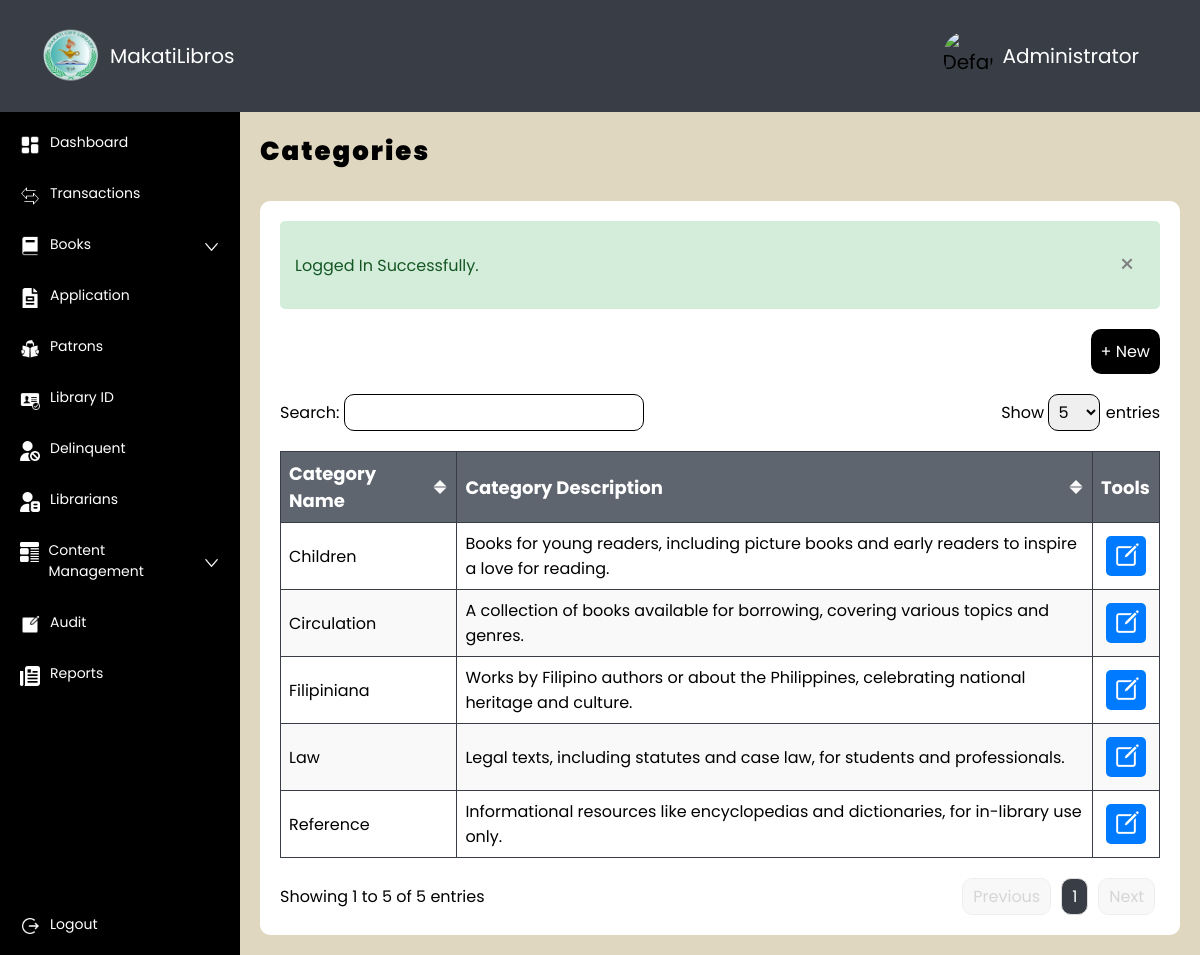
The app's page /admin/category.php (signed in) with its own data.
### tables this page shows
CREATE TABLE `category` (
  `category_id` int(11) NOT NULL,
  `category` varchar(255) DEFAULT NULL,
  `description` text DEFAULT NULL
);

### admin/functions/fetch_profile.php (called while the page is built, shortened)
<?php
$email = $_SESSION['email'];
try {
    $query = "SELECT * FROM librarians WHERE email = :email";
    $stmt = $pdo->prepare($query);
    $stmt->bindParam(':email', $email);
    $stmt->execute();
    $librarian = $stmt->fetch(PDO::FETCH_ASSOC);
    if (!$librarian) {
        $query = "SELECT * FROM admin WHERE email = :email";
        $stmt = $pdo->prepare($query);
        $stmt->bindParam(':email', $email);
        $stmt->execute();
        $admin = $stmt->fetch(PDO::FETCH_ASSOC);
        $librarian = $admin;
    }
    $isAdmin = isset($librarian['admin_id']);
} catch (PDOException $e) {
    header("Location: logout.php");
    exit();
}

### admin/functions/fetch_category.php (called while the page is built)
<?php
function getCategoryList($pdo) {
    $query = "SELECT category_id, category, description FROM category ORDER BY category ASC";
    $stmt = $pdo->prepare($query);
    $stmt->execute();
    $categoryList = [];
    while ($row = $stmt->fetch(PDO::FETCH_ASSOC)) {
        $categoryList[] = [
            'category_id' => $row['category_id'],
            'category' => $row['category'],
            'description' => $row['description']
        ];
    }
    return $categoryList;
}
?>

### admin/category.php (the view, shortened to what this page needs)
<!DOCTYPE html>
<html lang="en">
<head>
    <link rel="stylesheet" href="style.css">
</head>
<?php
include '../connection.php';
include 'functions/fetch_category.php';
$categoryList = getCategoryList($pdo);
?>
<body>
    <div class="wrapper">
        <div class="container-top">
            <?php include 'container-top.php'; ?>
        </div>
        <div class="container-content">
            <div class="sidebar">
                <?php include 'sidebar.php'; ?>
            </div>
            <div class="body">
                <div class="row">
                    <div class="title-26px">
                        Categories
                    </div>
                </div>
                <div class="container-white">
                    <div class="container-success" id="container-success" style="display: <?php echo isset($_SESSION['success_display']) ? $_SESSION['success_display'] : 'none';
                                                                                            unset($_SESSION['success_display']); ?>;">
                        <div class="container-success-description">
                            <?php if (isset($_SESSION['success_message'])) {
                                echo $_SESSION['success_message'];
                            } ?>
                        </div>
                        <button type="button" class="button-success-close" onclick="closeSuccessStatus()">&times;</button>
                    </div>
                    <div class="row row-right">
                        <button class="button-borrow" onclick="openAddModal()">
                            &#43; New
                        </button>
                    </div>
                    <div class="row row-between">
                        <div>
                            <label for="search">Search: </label>
                            <input class="table-search" type="text" id="search" onkeyup="searchTable()">
                        </div>
                        <div>
                            <label for="entries">Show </label>
                            <select class="table-select" id="entries" onchange="changeEntries()">
                                <option value="5">5</option>
                            </select>
                            <label for="entries"> entries</label>
                        </div>
                    </div>
                    <div class="row">
                        <table id="table">
                            <thead>
                                <tr>
                                    <th onclick="sortTable(0)">
                                        <div class="row row-between">
                                            <div class="column-title">Category Name</div>
                                            <img id="sort-icon-0" src="../images/sort.png" class="sort">
                                        </div>
                                    </th>
                                    <th onclick="sortTable(1)">
                                        <div class="row row-between">
                                            <div class="column-title">Category Description</div>
                                            <img id="sort-icon-1" src="../images/sort.png" class="sort">
                                        </div>
                                    </th>
                                    <th>
                                        <div class="column-title">Tools</div>
                                    </th>
                                </tr>
                            </thead>
                            <tbody>
                                <?php if (empty($categoryList)) { ?>
                                    <tr>
                                        <td colspan="2">
                                            <div class="no-result">
                                                <div class="no-result-image">
                                                    <img src="../images/no-result.jpg" alt="No Results Found" class="image" />
                                                </div>
                                                <p>No results found.</p>
                                            </div>
                                        </td>
                                    </tr>
                                <?php } else { ?>
                                    <?php foreach ($categoryList as $category) { ?>
                                        <tr>
                                            <td><?php echo htmlspecialchars($category['category']); ?></td>
                                            <td><?php echo htmlspecialchars($category['description']); ?></td>
                                            <td>
                                                <div class="td-center">
                                                <div class="button-edit"
                                                    data-category-id="<?php echo htmlspecialchars($category['category_id']); ?>"
                                                    data-category-name="<?php echo htmlspecialchars($category['category']); ?>"
                                                    data-category-description="<?php echo htmlspecialchars($category['description']); ?>"
                                                    onclick="openEditModal(this)">
                                                        <img src="../images/edit-white.png" class="image">
                                                    </div>
                                                </div>
                                            </td>
                                        </tr>
                                    <?php } ?>
                                <?php } ?>
                            </tbody>
                        </table>
                    </div>
                    <div class="row row-between">
                        <div class="entry-info" id="entry-info"></div>
                        <div class="pagination" id="pagination"></div>
                    </div>
                </div>
            </div>
        </div>
    </div>
</body>
</html>

### admin/container-top.php (shortened to what this page needs)
<?php include 'functions/fetch_profile.php'; ?>
<div class="row row-between">
    <div class="row-auto">
        <div class="container-round logo">
            <img src="../images/library-logo.png" class="image">
        </div>
        <div class="font-white">
            MakatiLibros
        </div>
    </div>
    <div class="row-auto container-profile" <?php echo ($isAdmin) ? '' : 'onclick="openEditProfileModal()"'; ?>>
        <div class="container-round profile">
            <img
                src="../librarian_images/<?php echo $isAdmin ? 'default_image.jfif' : htmlspecialchars($image); ?>"
                class="image"
                alt="<?php echo $isAdmin ? 'Default Admin Image' : 'User Profile Image'; ?>">
        </div>
        <div class="font-white">
            <?php echo htmlspecialchars($isAdmin ? 'Administrator' : $lastname); ?>
        </div>
    </div>
</div>

### admin/style.css (style rules this page uses)
* { margin: 0; padding: 0; font-family: 'Poppins', sans-serif; box-sizing: border-box; font-size: 20px; }
.wrapper { display: flex; flex-direction: column; height: 100vh; width: 100%; }
.container-top { display: flex; flex-direction: row; width: 100%; padding: 20px 40px; align-items: center; background-color: #393E46; }
.font-white { color: white; }
.container-round { border-radius: 100%; overflow: hidden; }
.logo { width: 60px; height: 60px; }
.profile { width: 50px; height: 50px; }
.container-profile { border: 1px solid transparent; padding: 10px 20px; }
.container-content { display: flex; flex-direction: row; width: 100%; height: 100%; overflow: hidden; }
.row { display: flex; flex-direction: row; gap: 10px; width: 100%; }
.row-auto { display: flex; flex-direction: row; width: auto; height: auto; gap: 10px; align-items: center; }
.row-between { align-items: center; justify-content: space-between; }
.row-right { justify-content: right; }
.sidebar { display: flex; flex-direction: column; padding: 10px; gap: 10px; width: 20%; background-color: black; overflow-y: scroll; scrollbar-width: thin; scrollbar-color: #888 #222; scroll-behavior: smooth; }
.image { width: 100%; height: 100%; }
.body { display: flex; flex-direction: column; padding: 20px; gap: 10px; width: 80%; background-color: #dfd7bf; overflow-y: scroll; scrollbar-width: thin; scrollbar-color: #888 #222; scroll-behavior: smooth; }
.title-26px { font-size: 26px; font-weight: 900; letter-spacing: 2px; color: black !important; }
.container-white { width: auto; display: flex; flex-direction: column; background-color: white; padding: 20px; border-radius: 10px; margin-top: 20px; gap: 20px; }
table { width: 100%; border-collapse: collapse; }
td { border: 1px solid #393E46; padding: 8px; text-align: left; font-size: 16px; }
.td-center { display: flex; justify-content: center; text-align: center; }
th { background-color: #5F656F; color: white; border: 1px solid #393E46; padding: 8px; text-align: left; }
tbody tr:nth-child(even) { background-color: #f9f9f9; }
.column-title { font-size: 18px; }
.entry-info { font-size: 16px; }
.sort { width: 16px; height: 16px; }
.table-search { width: 300px; }
.table-search, .table-select { border-radius: 10px; padding: 5px; font-size: 16px; border: 1px solid; }
.table-select option { padding: 5px; font-size: 16px; }
button { padding: 10px; border-radius: 10px; font-size: 16px; border: none; }
.button-borrow { background-color: black; color: white; transition: transform 0.2s; }
.button-edit { width: 40px; height: 40px; background-color: #007bff; padding: 5px; margin: 5px; border-radius: 5px; transition: transform 0.2s; }
label { font-size: 16px; }
.container-success { display: flex; padding: 15px; border-radius: 5px; width: 100%; flex-direction: row; align-items: center; justify-content: space-between; background-color: #d4edda; color: #155724; border-color: #c3e6cb; }
.container-success-description { font-size: 16px; }
.button-success-close { color: grey; font-size: 25px; background-color: transparent; border: none; transition: transform 0.2s; }

### records on screen
category: category "Children", description "Books for young readers, including picture books and early readers to inspire a love for reading."
category: category "Circulation", description "A collection of books available for borrowing, covering various topics and genres."
category: category "Filipiniana", description "Works by Filipino authors or about the Philippines, celebrating national heritage and culture."
category: category "Law", description "Legal texts, including statutes and case law, for students and professionals."
category: category "Reference", description "Informational resources like encyclopedias and dictionaries, for in-library use only."

### other values on screen
$isAdmin ? 'Administrator' : $lastname "Administrator"
$_SESSION['success_message'] "Logged In Successfully."
